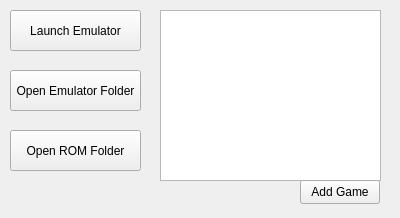
<?xml version="1.0" encoding="UTF-8"?>
<ui version="4.0">
 <class>EmulatorTabWidget</class>
 <widget class="QWidget" name="EmulatorTabWidget">
  <property name="geometry">
   <rect>
    <x>0</x>
    <y>0</y>
    <width>400</width>
    <height>218</height>
   </rect>
  </property>
  <property name="windowTitle">
   <string>Form</string>
  </property>
  <widget class="QPushButton" name="launchButton">
   <property name="geometry">
    <rect>
     <x>10</x>
     <y>10</y>
     <width>131</width>
     <height>41</height>
    </rect>
   </property>
   <property name="text">
    <string>Launch Emulator</string>
   </property>
  </widget>
  <widget class="QPushButton" name="emuFolderButton">
   <property name="geometry">
    <rect>
     <x>10</x>
     <y>70</y>
     <width>131</width>
     <height>41</height>
    </rect>
   </property>
   <property name="text">
    <string>Open Emulator Folder</string>
   </property>
  </widget>
  <widget class="QPushButton" name="romFolderButton">
   <property name="geometry">
    <rect>
     <x>10</x>
     <y>130</y>
     <width>131</width>
     <height>41</height>
    </rect>
   </property>
   <property name="text">
    <string>Open ROM Folder</string>
   </property>
  </widget>
  <widget class="QListWidget" name="gameList">
   <property name="geometry">
    <rect>
     <x>160</x>
     <y>10</y>
     <width>221</width>
     <height>171</height>
    </rect>
   </property>
  </widget>
  <widget class="QPushButton" name="addGame">
   <property name="geometry">
    <rect>
     <x>300</x>
     <y>180</y>
     <width>80</width>
     <height>24</height>
    </rect>
   </property>
   <property name="text">
    <string>Add Game</string>
   </property>
  </widget>
 </widget>
 <resources/>
 <connections/>
</ui>
